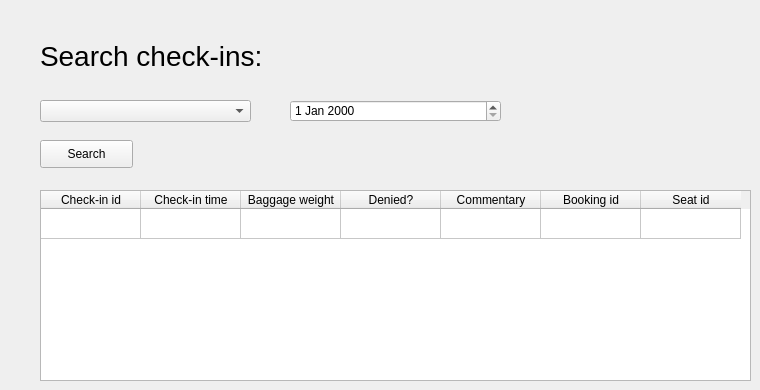
      <widget class="QWidget" name="tab_10">
       <attribute name="title">
        <string>Search check-ins</string>
       </attribute>
       <widget class="QLabel" name="label_15">
        <property name="geometry">
         <rect>
          <x>40</x>
          <y>30</y>
          <width>241</width>
          <height>51</height>
         </rect>
        </property>
        <property name="styleSheet">
         <string notr="true">font-size: 28px</string>
        </property>
        <property name="text">
         <string>Search check-ins:</string>
        </property>
       </widget>
       <widget class="QComboBox" name="flightnum_searchcheckins">
        <property name="geometry">
         <rect>
          <x>40</x>
          <y>100</y>
          <width>211</width>
          <height>22</height>
         </rect>
        </property>
       </widget>
       <widget class="QDateEdit" name="flightdate_search_checkins">
        <property name="geometry">
         <rect>
          <x>290</x>
          <y>100</y>
          <width>211</width>
          <height>22</height>
         </rect>
        </property>
       </widget>
       <widget class="QPushButton" name="searchcheckinsButton">
        <property name="geometry">
         <rect>
          <x>40</x>
          <y>140</y>
          <width>93</width>
          <height>28</height>
         </rect>
        </property>
        <property name="text">
         <string>Search</string>
        </property>
       </widget>
       <widget class="QTableWidget" name="searchCheckinsResultTable">
        <property name="geometry">
         <rect>
          <x>40</x>
          <y>190</y>
          <width>711</width>
          <height>191</height>
         </rect>
        </property>
        <property name="sizeAdjustPolicy">
         <enum>QAbstractScrollArea::AdjustToContents</enum>
        </property>
        <property name="rowCount">
         <number>1</number>
        </property>
        <property name="columnCount">
         <number>7</number>
        </property>
        <attribute name="verticalHeaderVisible">
         <bool>false</bool>
        </attribute>
        <attribute name="verticalHeaderHighlightSections">
         <bool>true</bool>
        </attribute>
        <row/>
        <column>
         <property name="text">
          <string>Check-in id</string>
         </property>
        </column>
        <column>
         <property name="text">
          <string>Check-in time</string>
         </property>
        </column>
        <column>
         <property name="text">
          <string>Baggage weight</string>
         </property>
        </column>
        <column>
         <property name="text">
          <string>Denied?</string>
         </property>
        </column>
        <column>
         <property name="text">
          <string>Commentary</string>
         </property>
        </column>
        <column>
         <property name="text">
          <string>Booking id</string>
         </property>
        </column>
        <column>
         <property name="text">
          <string>Seat id</string>
         </property>
        </column>
       </widget>
      </widget>
